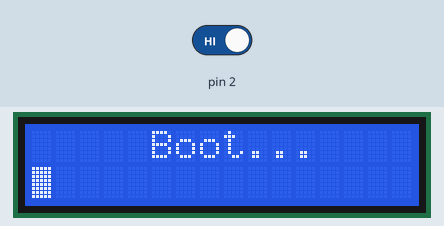
Bench run of a sketch on a simulated Arduino Uno, built with avr-gcc and run on an emulated ATmega328P. Parts: 16×2 character LCD. The test bench sets the inputs (shaded band); at power-on: pin 2 HIGH. What the sketch prints to the serial monitor is not drawn.

Above: at 0.1 s.
At 5.2 s:
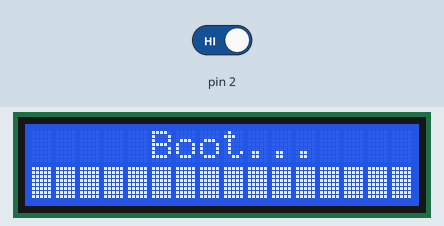
5.3 s: pin 2 driven LOW
At 15.5 s:
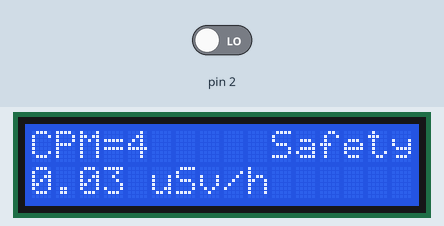
Timing chart, 0 to 17.0 s (numbered marks = the images above; inputs shaded):
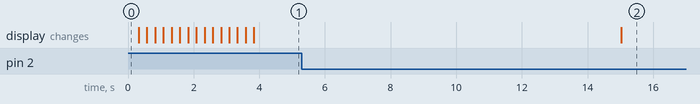

The sketch:

rad_serial_write.ino
```cpp
#include <Wire.h>
#include <LiquidCrystal_I2C.h>
#include <SPI.h>

#define LOG_PERIOD 15000
#define MAX_PERIOD 60000

unsigned long counts;
unsigned long cpm;
unsigned int multiplier;
unsigned long previousMillis;
float usv;

LiquidCrystal_I2C lcd(0x27, 16, 2);

void tube_impulse() {
  counts++;
}

void setup() {
  counts = 0;
  cpm = 0;
  multiplier = MAX_PERIOD / LOG_PERIOD;

  Serial.begin(9600);
  attachInterrupt(0, tube_impulse, FALLING);

  lcd.init();
  lcd.backlight();
  lcd.setCursor(5, 0);
  lcd.print("Boot...");
  lcd.setCursor(0, 1);
  for(int i = 0; i < 16; i++) {
    lcd.write(0xff);
    delay(250);
  }
}

void loop() {
  unsigned long currentMillis = millis();

  if (currentMillis - previousMillis > LOG_PERIOD) {
    previousMillis = currentMillis;
    cpm = counts * multiplier;
    usv = float(cpm) / 151;
    counts = 0;

    // Print to LCD
    lcd.clear();
    lcd.print("CPM=");
    lcd.print(cpm);
    lcd.setCursor(0, 1);
    lcd.print(usv);
    lcd.print(" uSv/h");

    // Print to Serial as CSV: cpm,usv
    Serial.print(cpm);
    Serial.print(",");
    Serial.println(usv);

    // Check radiation levels
    if (usv >= 10) {
      lcd.setCursor(9, 0);
      lcd.print("Danger!");
      delay(0.1);
    }
    else if (usv < 10 && usv >= 0.52) {
      lcd.setCursor(10, 0);
      lcd.print("Unsafe");
      delay(0.1);
    }
    else if (usv < 0.52) {
      lcd.setCursor(10, 0);
      lcd.print("Safety");
      delay(0.1);
    }
  }
}
```

Measured:
- after the input at 5.3 s, the display: changes after 9.7 s (image 2)
